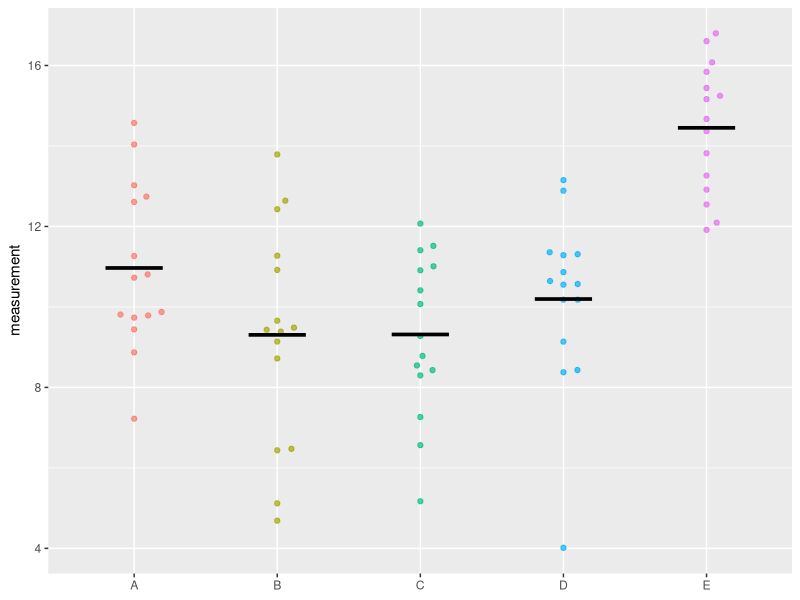
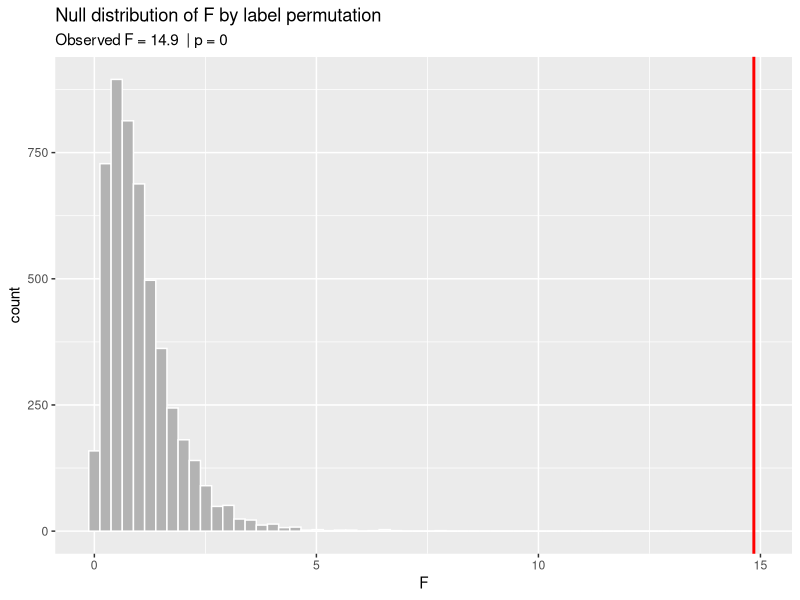
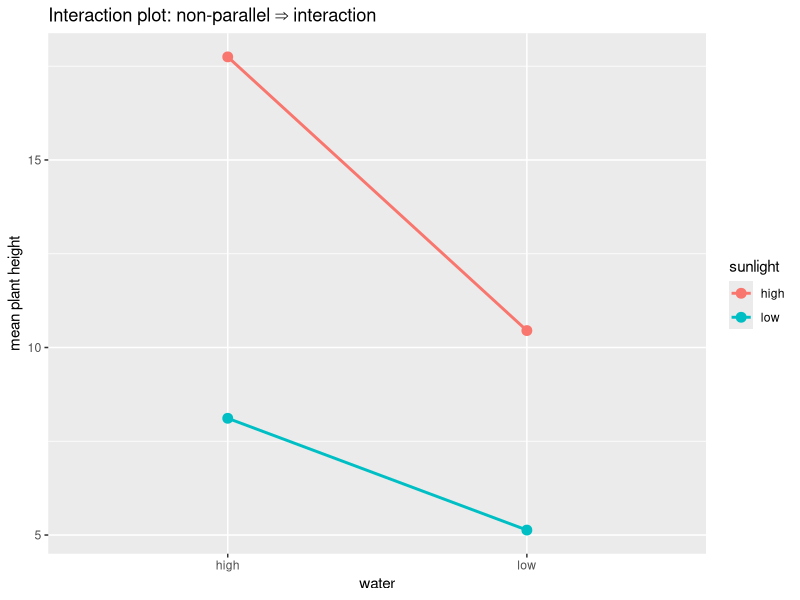

Recreate these plots in R, in order.
## ---- chunk 1
knitr::opts_chunk$set(echo = TRUE, message = FALSE, warning = FALSE,
                      fig.width = 7, fig.height = 4, dpi = 120)
library(tidyverse)
library(ggbeeswarm)
set.seed(42)
## ---- chunk 2
make_group <- function(n, mu, sigma) rnorm(n, mean = mu, sd = sigma)

df <- tibble(
  group = rep(LETTERS[1:5], each = 15),
  y     = c(make_group(15, 10, 2),
            make_group(15, 10, 2),
            make_group(15, 10, 2),
            make_group(15, 10, 2),
            make_group(15, 14, 2))   # E is 2 SDs above the rest
)

ggplot(df, aes(group, y, color = group)) +
  geom_beeswarm(alpha = 0.7, cex = 2) +
  stat_summary(fun = mean, geom = "crossbar",
               width = 0.4, color = "black") +
  theme(legend.position = "none") +
  labs(x = NULL, y = "measurement")
## ---- chunk 3
n_pairs <- choose(5, 2)
1 - (1 - 0.05)^n_pairs
## ---- chunk 4
simulate_pairwise <- function(n_per_group = 15, n_groups = 5) {
  d <- tibble(
    group = rep(LETTERS[1:n_groups], each = n_per_group),
    y     = rnorm(n_per_group * n_groups)           # All from the SAME population
  )
  pairs <- combn(LETTERS[1:n_groups], 2, simplify = FALSE)
  ps <- map_dbl(pairs, \(p) {
    t.test(d$y[d$group == p[1]], d$y[d$group == p[2]])$p.value
  })
  min(ps) < 0.05   # TRUE means at least one "significant" pair
}

n_sim <- 2000
mean(replicate(n_sim, simulate_pairwise()))   # ≈ 0.4
## ---- chunk 5
# Observed F
obs_F <- summary(aov(y ~ group, data = df))[[1]][["F value"]][1]
obs_F

# Null F distribution by label permutation
n_sim <- 5000
null_F <- numeric(n_sim)
for (i in seq_len(n_sim)) {
  shuffled <- df |> mutate(group = sample(group))  # same y, reshuffled labels
  null_F[i] <- summary(aov(y ~ group, data = shuffled))[[1]][["F value"]][1]
}

p_value_omni <- mean(null_F >= obs_F)
p_value_omni
## ---- chunk 6
tibble(F = null_F) |>
  ggplot(aes(F)) +
  geom_histogram(bins = 60, fill = "grey70", color = "white") +
  geom_vline(xintercept = obs_F, color = "red", linewidth = 1) +
  labs(title = "Null distribution of F by label permutation",
       subtitle = paste("Observed F =", signif(obs_F, 3),
                        " | p =", signif(p_value_omni, 3)))
## ---- chunk 7
# Book p. 364 Python snippet was:
#   >>> from scipy.stats import f_oneway
#   >>> f_oneway(A, B, C)
# R equivalent:
oneway.test(y ~ group, data = df, var.equal = TRUE)
summary(aov(y ~ group, data = df))
## ---- chunk 8
# Re-run the null simulation: omnibus-only, no pairwise tests
false_positive_rate <- mean(replicate(n_sim, {
  d <- tibble(group = rep(LETTERS[1:5], each = 15),
              y     = rnorm(75))
  p <- summary(aov(y ~ group, data = d))[[1]][["Pr(>F)"]][1]
  p < 0.05
}))
false_positive_rate  # ≈ 0.05, as it should be
## ---- chunk 9
# Raw pairwise p-values
pairs <- combn(LETTERS[1:5], 2, simplify = FALSE)
raw_p <- map_dbl(pairs, \(p) {
  t.test(df$y[df$group == p[1]], df$y[df$group == p[2]])$p.value
})

# BH adjustment (chapter: "built into Python and almost all other languages")
# R equivalent:
adj_p_bh  <- p.adjust(raw_p, method = "BH")

# Bonferroni: multiply by the number of tests (most conservative)
adj_p_bon <- p.adjust(raw_p, method = "bonferroni")

results <- tibble(
  pair   = map_chr(pairs, paste, collapse = "-"),
  raw_p  = raw_p,
  BH     = adj_p_bh,
  Bonf   = adj_p_bon
)
results |> arrange(raw_p)
## ---- chunk 10
m <- length(raw_p)                     # number of tests
ordered <- order(raw_p)
sorted_p <- raw_p[ordered]

# BH rule: p*(k) = min(p_sorted[k] * m / k, 1)
bh_manual <- pmin(cummin(rev(sorted_p * m / seq_len(m))) |> rev(), 1)

tibble(
  rank      = seq_len(m),
  pair      = map_chr(pairs[ordered], paste, collapse = "-"),
  sorted_p  = sorted_p,
  BH_manual = bh_manual,
  BH_R      = p.adjust(sorted_p, method = "BH")
)
## ---- chunk 11
set.seed(1)
plants <- expand_grid(
  sunlight = c("low", "high"),
  water    = c("low", "high"),
  rep      = 1:10
) |>
  mutate(height = case_when(
    sunlight == "low"  & water == "low"  ~ rnorm(n(),  5, 1),
    sunlight == "high" & water == "low"  ~ rnorm(n(), 10, 1),
    sunlight == "low"  & water == "high" ~ rnorm(n(),  8, 1),
    sunlight == "high" & water == "high" ~ rnorm(n(), 18, 1)   # Synergy!
  ))

# The interaction plot: non-parallel lines ⇒ interaction
plants |>
  group_by(sunlight, water) |>
  summarise(mean_h = mean(height), .groups = "drop") |>
  ggplot(aes(water, mean_h, color = sunlight, group = sunlight)) +
  geom_line(linewidth = 1) + geom_point(size = 3) +
  labs(title = "Interaction plot: non-parallel ⇒ interaction",
       y = "mean plant height")
## ---- chunk 12
# Full model with interaction
summary(aov(height ~ sunlight * water, data = plants))
## ---- chunk 13
summary(aov(y ~ group, data = df))
## ---- chunk 14
# Book p. 365 Python snippet was three sequential stats.ttest_ind() calls.
# R's built-in pairwise.t.test() does all pairs + adjustment at once:
pairwise.t.test(df$y, df$group, p.adjust.method = "BH")
